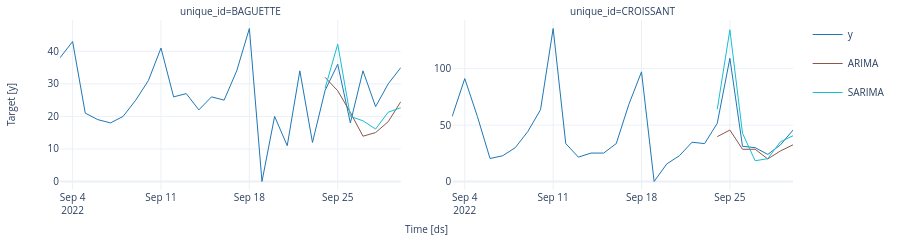

The notebook cell saved with this chart:
### Code cell
plot_series(
    df=df,
    forecasts_df=arima_preds,
    ids = ["BAGUETTE", "CROISSANT"],
    max_insample_length=28,
    palette="tab10",
    engine="plotly"
)
